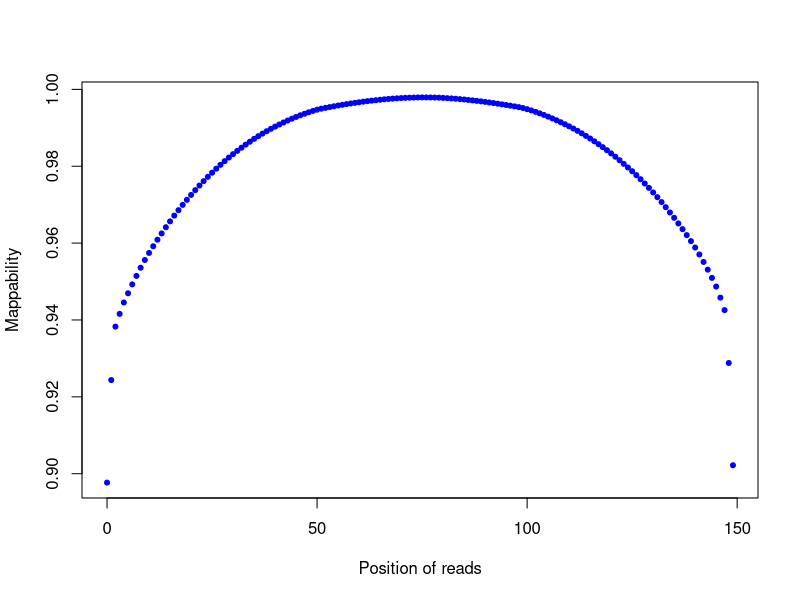

Write the R code that produced this figure.
png("/rds/user/is460/hpc-work/muscle-rnaseq/ezbamqc/output/figs/srpk3_hom_ttnb_wt_8.clipping_profile.png",width=500,height=500,units="px")
read_pos=c(0,1,2,3,4,5,6,7,8,9,10,11,12,13,14,15,16,17,18,19,20,21,22,23,24,25,26,27,28,29,30,31,32,33,34,35,36,37,38,39,40,41,42,43,44,45,46,47,48,49,50,51,52,53,54,55,56,57,58,59,60,61,62,63,64,65,66,67,68,69,70,71,72,73,74,75,76,77,78,79,80,81,82,83,84,85,86,87,88,89,90,91,92,93,94,95,96,97,98,99,100,101,102,103,104,105,106,107,108,109,110,111,112,113,114,115,116,117,118,119,120,121,122,123,124,125,126,127,128,129,130,131,132,133,134,135,136,137,138,139,140,141,142,143,144,145,146,147,148,149)
count=c(2908925,2150394,1755200,1660737,1576486,1508330,1442392,1379896,1319280,1262189,1209911,1160511,1112261,1065767,1019841,976637,933978,893600,854411,817104,780710,745402,711323,678669,647009,616456,586804,558276,530960,504347,479005,454833,431538,408836,387034,366158,346482,327210,309413,292113,275640,260035,244756,230393,216854,203930,191650,180365,169253,159434,150303,142718,136610,130738,125003,119307,114073,108892,104156,99764,95230,90885,86952,83297,80037,76676,73559,70816,68296,66217,64259,62629,61448,60457,59672,59370,59531,59918,60492,61516,62830,64950,66918,69274,71930,74897,78209,81516,84935,88668,92611,96934,101323,105965,110658,115439,120475,125765,131071,137907,146432,155742,166378,177335,189178,201595,214785,228398,242839,257932,273487,289915,306863,325107,344159,363691,384165,405548,427498,449874,473741,498284,524165,550834,577836,605469,634625,664629,696240,728652,762545,797345,833652,871479,910612,950099,991962,1033924,1078044,1122646,1169928,1221253,1276578,1333489,1394509,1458736,1540628,1632935,2024100,2780693)
plot(read_pos,1-(count/28430510),pch=20,xlab="Position of reads",ylab="Mappability",col="blue")
dev.state=dev.off()
